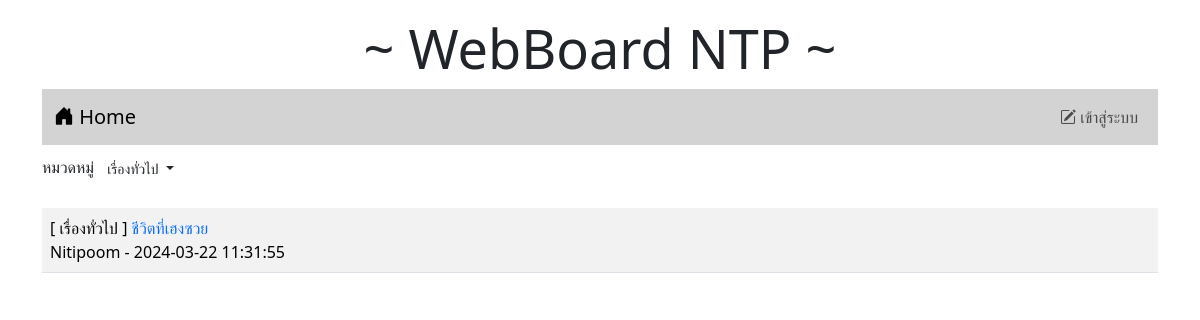
Page /index.php?id=1 on the committed database.
### tables this page shows
CREATE TABLE `category` (
  `id` int(11) NOT NULL,
  `name` varchar(32) NOT NULL
);

CREATE TABLE `post` (
  `id` int(11) NOT NULL,
  `title` varchar(128) NOT NULL,
  `content` varchar(2048) NOT NULL,
  `post_date` datetime NOT NULL,
  `cat_id` int(11) NOT NULL,
  `user_id` int(11) NOT NULL
);

CREATE TABLE `user` (
  `id` int(11) NOT NULL,
  `login` varchar(32) NOT NULL,
  `password` varchar(64) NOT NULL,
  `name` varchar(64) NOT NULL,
  `gender` char(1) NOT NULL,
  `email` varchar(32) NOT NULL,
  `role` char(1) NOT NULL
);

### index.php (the view, shortened to what this page needs)
<!DOCTYPE html>
<html lang="en">
<head>
    <link rel="stylesheet" href="bootstrap-5.3.2-dist/css/bootstrap.min.css">
    <link rel="stylesheet" href="https://cdn.jsdelivr.net/npm/bootstrap-icons@1.11.3/font/bootstrap-icons.min.css">
</head>
<div class = "container-lg">
<h1 style="text-align: center;font-size: 54px;"class="mt-3">~ WebBoard NTP ~</h1>
</div>
<body class="container">
    <?php include('nav.php')?>
    <div class="my-2 d-flex justify-content-between">
        <div>
            <lable>หมวดหมู่</lable>
            <span class="dropdown">
                <?php
                    $conn=new PDO("mysql:host=localhost;dbname=webboard;charset=utf8","root","");
                ?>
                <button class="btn btn-white-50 btn-sm dropdown-toggle" type="button" data-bs-toggle="dropdown"
                    aria-expanded="false">
                        <?php
                        if(isset($_GET['id'])){
                        $sql="SELECT name FROM category WHERE id=$_GET[id]";
                        foreach($conn->query($sql)as $row)
                        echo "$row[name]";
                        }else{
                            echo "--ทั้งหมด--";
                        }
                        ?>
                </button>
                    <?php
                        $sql="SELECT * FROM category";
                    ?>
            </span>
        </div>
    </div>
    <table class="table table-striped mt-4 ">
        <?php
        $conn=new PDO("mysql:host=localhost;dbname=webboard;charset=utf8","root","");
        if(isset($_GET['id'])){
            $sql="SELECT t3.name,t1.title,t1.id,t2.login,t1.post_date,t2.id as 'user_id' FROM post as t1
            INNER JOIN user as t2 ON (t1.user_id=t2.id)
            INNER JOIN category as t3 ON (t1.cat_id=t3.id)
            WHERE t1.cat_id=$_GET[id]
            ORDER BY t1.post_date DESC" ;
        }else{
            $sql="SELECT t3.name,t1.title,t1.id,t2.login,t1.post_date,t2.id as 'user_id' FROM post as t1
            INNER JOIN user as t2 ON (t1.user_id=t2.id)
            INNER JOIN category as t3 ON (t1.cat_id=t3.id)
            ORDER BY t1.post_date DESC" ;
        }
        $result=$conn->query($sql);
        while($row=$result->fetch()){
            echo "<tr><td class='d-flex'>
            <div class='flex-grow-1'>[ $row[0] ]<a href=post.php?id=$row[2]
            style=text-decoration:none> $row[1]</a><br>$row[3] - $row[4]</div>";
        }
        ?>
    </table>
</body>
</html>

### rows in the picture
category: name "เรื่องทั่วไป"
post: category.name "เรื่องทั่วไป", title "ชีวิตที่เฮงซวย", user.login "Nitipoom", post_date "2024-03-22 11:31:55"
